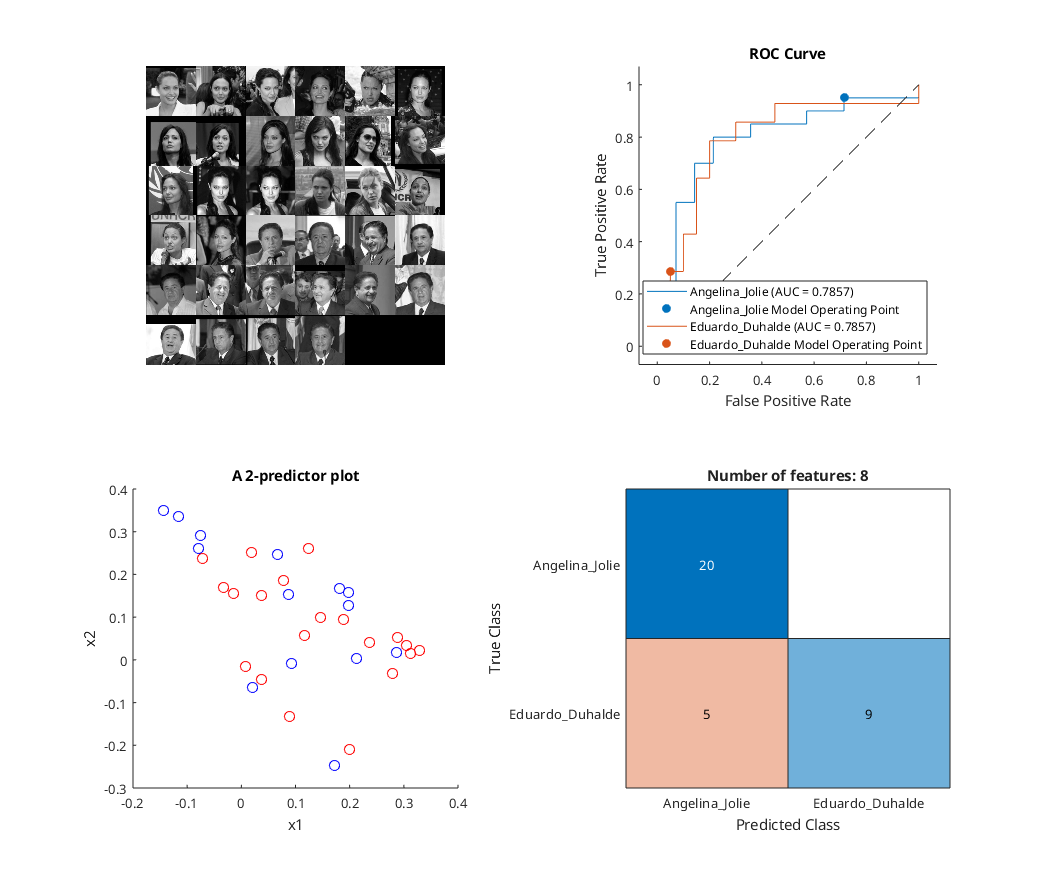
%> input picture SVMStudy.png, 1050 x 885 px
$ octave --eval "result = segment_faces(imread('SVMStudy.png'));"   (GNU Octave 9; MATLAB toolbox functions it lacks are replaced by stand-ins)
%> lines starting %> are read from the running program, lines starting %| are printed output that depends on the picture
function [faceMask, maskedImage] = segment_faces(I)
    % SEGMENT_FACES Refines face segmentation using key points, scaling, skin detection,
    % and additional processing to handle common issues.
    %
    % Inputs:
    %   I - Input image (RGB or grayscale).
    %
    % Outputs:
    %   faceMask - Binary mask of the segmented face.
    %   maskedImage - Image with the segmented face highlighted.

    % Convert image to grayscale if necessary
    if size(I, 3) == 3
        grayImage = rgb2gray(I);
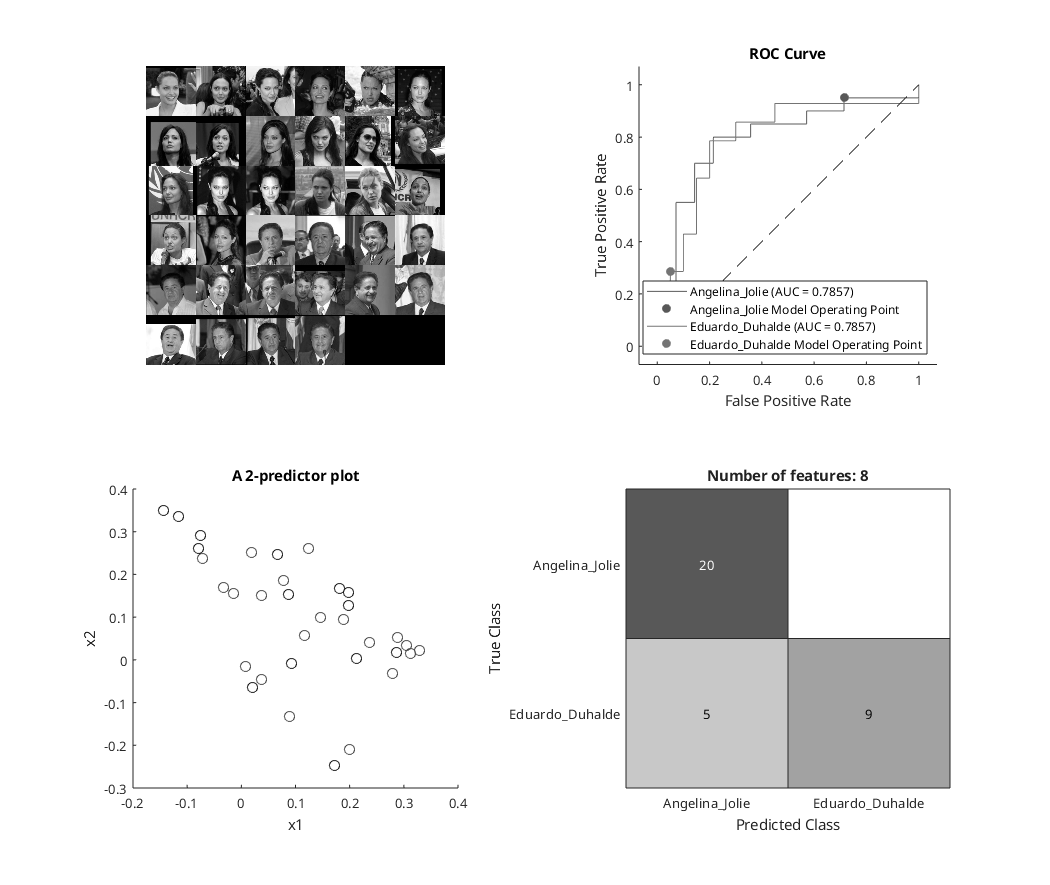
%> grayImage: size 885x1050 uint8; min 0, max 255, mean 228.2
    else
        grayImage = I;
    end

    % Load a pretrained face detector
    faceDetector = vision.CascadeObjectDetector('FrontalFaceCART');

    % Detect faces
    bbox = step(faceDetector, grayImage);
%> bbox = 30 rows, first 8: [160 80 24 24; 160 130 23 23; 160 181 22 22; 161 230 22 22; 161 280 22 22; 161 329 23 23; 209 229 25 25; 210 80 24 24]

    % Display detected bounding boxes for debugging
    figure;
    imshow(I);
    hold on;
    for i = 1:size(bbox, 1)
        rectangle('Position', bbox(i, :), 'EdgeColor', 'r', 'LineWidth', 2);
    end
%> this loop made 30 passes
    hold off;
    title('Detected Faces');
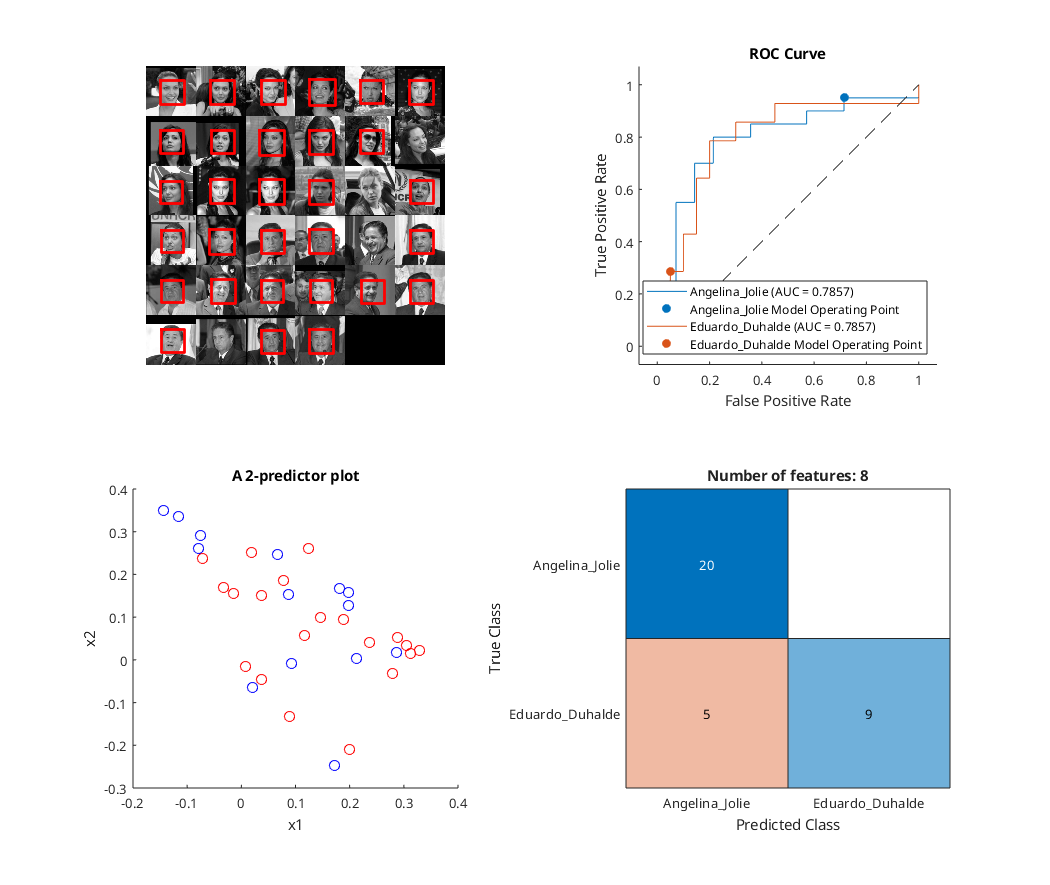
%> figure redrawn from the program's plot data; its title reads 'Detected Faces'
    pause(1);
    close all;

    % Initialize the binary mask
    faceMask = false(size(grayImage));

    if isempty(bbox)
        warning('No faces detected in the image.');
        maskedImage = I; % Return the original image
        return;
    end

    for i = 1:size(bbox, 1)
        % Extract initial face region (bounding box)
        x = bbox(i, 1);
        y = bbox(i, 2);
        w = bbox(i, 3);
        h = bbox(i, 4);
        faceROI = I(y:y+h-1, x:x+w-1, :);

        % Apply skin detection in the bounding box
        skinMask = detect_skin(faceROI);

        % Display skin mask for debugging
        figure;
        subplot(1, 2, 1);
        imshow(faceROI);
        title('Face ROI');

        subplot(1, 2, 2);
        imshow(skinMask);
        title('Skin Mask');
        pause(1);
        close all;

        % Remove small islands
        refinedMask = remove_small_islands(skinMask);

        % Display refined mask after removing small islands
        figure;
        imshow(refinedMask);
        title('Refined Mask - After Removing Small Islands');
        pause(1);
        close all;

        % Refine the mask with boundary detection and shape analysis
        refinedMask = refine_skin_mask(refinedMask, faceROI);

        % Display refined mask after boundary refinement
        figure;
        imshow(refinedMask);
        title('Refined Mask - After Boundary Refinement');
        pause(1);
        close all;

        % Ensure the mask has no holes and is connected
        refinedMask = fill_holes(refinedMask);

        % Display final refined mask
        figure;
        imshow(refinedMask);
        title('Final Refined Mask');
        pause(1);
        close all;

        % Resize the refined mask back to the original image size
        fullMask = false(size(grayImage));
        fullMask(y:y+h-1, x:x+w-1) = refinedMask;

        % Combine the masks for all faces
        faceMask = faceMask | fullMask;
    end
%> this loop made 30 passes
%> (x, y, w, h) on passes 1 to 12: (160, 80, 24, 24), (160, 130, 23, 23), (160, 181, 22, 22), (161, 230, 22, 22), (161, 280, 22, 22), (161, 329, 23, 23), (209, 229, 25, 25), (210, 80, 24, 24), (210, 179, 24, 24), (211, 130, 23, 23), (211, 279, 24, 24), (259, 130, 25, 25)
%> pass 1, in segment_faces, `faceROI = I(y:y+h-1, x:x+w-1, :);`:
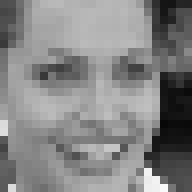
%> faceROI: size 24x24x3 uint8 (shown 8 times larger); min 7, max 249, mean 132
%> after the loop: faceMask: size 885x1050 logical; every value is 0

    % Check if faceMask is empty
    if ~any(faceMask(:))
        warning('Face mask is empty after processing.');
        maskedImage = I; % Return the original image
%> maskedImage is the input picture: size 885x1050x3 uint8; mean R, G, B 225.8, 228.8, 231.3
        return;
    end

    % Highlight the segmented face region
    maskedImage = labeloverlay(I, faceMask, 'Transparency', 0.5);

    % Display the final overlay
    figure;
    subplot(1, 3, 1);
    imshow(I);
    title('Original Image');

    subplot(1, 3, 2);
    imshow(faceMask);
    title('Face Mask (Refined)');

    subplot(1, 3, 3);
    imshow(maskedImage);
    title('Refined Face Segmentation');
end

function skinMask = detect_skin(roi)
    % DETECT_SKIN Performs skin detection in the YCbCr color space.
    %
    % Input:
    %   roi - Region of interest (RGB image).
    %
    % Output:
    %   skinMask - Binary mask of the detected skin region.

    % Convert to YCbCr color space
    ycbcr = rgb2ycbcr(roi);
    cb = ycbcr(:, :, 2); % Cb channel
    cr = ycbcr(:, :, 3); % Cr channel

    % Define refined skin color range thresholds
    cbMin = 77; cbMax = 200;
    crMin = 134; crMax = 173;

    % Create a binary mask for skin regions
    skinMask = (cb >= cbMin & cb <= cbMax) & (cr >= crMin & cr <= crMax);

    % Optionally apply morphological operations to clean up the mask
    skinMask = imerode(skinMask, strel('disk', 1)); % Erode noise
end

function refinedMask = remove_small_islands(mask)
    % REMOVE_SMALL_ISLANDS Removes small islands from a binary mask.
    %
    % Inputs:
    %   mask - Binary mask with potentially multiple disconnected regions.
    %
    % Outputs:
    %   refinedMask - Binary mask retaining only the largest connected region.

    % Label connected components in the mask
    cc = bwconncomp(mask);

    if cc.NumObjects < 1
        refinedMask = mask;
        return;
    end

    % Measure the area of each connected component
    stats = regionprops(cc, 'Area');
    areas = [stats.Area];

    % Find the largest connected component
    [~, largestIdx] = max(areas);

    % Create a refined mask with only the largest component
    refinedMask = false(size(mask));
    refinedMask(cc.PixelIdxList{largestIdx}) = true;
end

function refinedMask = refine_skin_mask(mask, roi)
    % REFINE_SKIN_MASK Refines a skin mask using boundary detection and shape analysis.
    %
    % Inputs:
    %   mask - Binary mask of the skin-detected region.
    %   roi - Region of interest (RGB image corresponding to the mask).
    %
    % Outputs:
    %   refinedMask - Refined binary mask with fewer false positives.

    % Edge detection on the grayscale version of the region
    grayROI = rgb2gray(roi);
    edges = edge(grayROI, 'Canny');

    % Combine the edges with the initial mask
    boundaryMask = imdilate(edges, strel('disk', 2)); % Dilate the edges
    combinedMask = mask & ~boundaryMask; % Exclude boundary regions

    % Keep the largest connected component as the refined mask
    refinedMask = remove_small_islands(combinedMask);

    % Additional Shape Analysis
    stats = regionprops(refinedMask, 'MajorAxisLength', 'MinorAxisLength', 'Area');
    if ~isempty(stats)
        for i = 1:length(stats)
            % Calculate the aspect ratio
            aspectRatio = stats(i).MajorAxisLength / stats(i).MinorAxisLength;
            % Expect an aspect ratio close to 1 (oval shape)
            if aspectRatio < 0.75 || aspectRatio > 1.25
                % Remove regions that do not resemble an oval
                refinedMask(refinedMask == i) = false;
            end
        end
    end

    % Fill any remaining holes and ensure connectivity
    refinedMask = fill_holes(refinedMask);
end

function filledMask = fill_holes(mask)
    % FILL_HOLES Ensures the segmented mask has no holes and is connected.
    %
    % Inputs:
    %   mask - Binary mask of the segmented region.
    %
    % Outputs:
    %   filledMask - Binary mask with all holes filled and connectivity enforced.

    % Fill holes in the mask
    filledMask = imfill(mask, 'holes');

    % Ensure connectivity by retaining only the largest connected component
    filledMask = remove_small_islands(filledMask);
end
